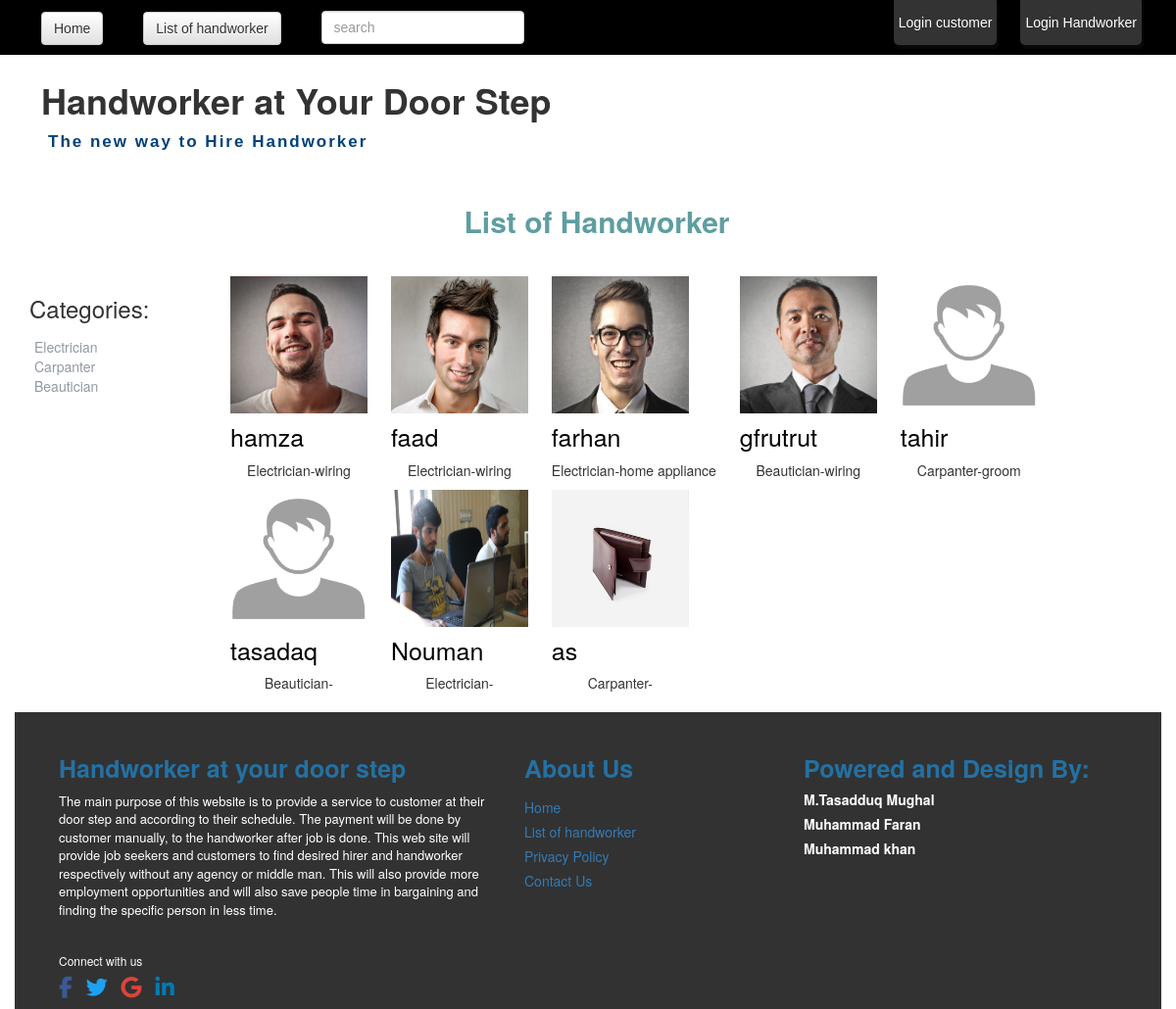
Screenshot of /List_of_Handworkers.php with the database file from the repository.
### tables this page shows
CREATE TABLE `category` (
  `category_id` int(11) NOT NULL,
  `category_name` varchar(30) NOT NULL
);

### List_of_Handworkers.php (the view, shortened to what this page needs)
<?php
include "conn.php";
?>
<!DOCTYPE html>
<html>
<head>
<?php include "links.php"; ?>
</head>
<body>
<div class="container-fluid">
<div class="row">
 <?php include "navigation.php"; ?>
	</div>
</div>
<div class="container-fluid" style="height: auto; background-color: transparent; border: 2px solid white; border-radius: 50px; padding-bottom: 20px;">
  <div class="logo" style="padding-top: 15px;">
      <div class="container">
              <h1 style="font-size: 36px; font-weight: bolder; ">Handworker at Your Door Step</h1>
              <p style="    font-family: arial;color: #034178;font-weight: bold;font-size: 17px;letter-spacing: 2px; padding-left: 17px; ">The new way to Hire Handworker </p>
              </div>
                      </div>
</div>
<div class="container-fluid back">
<?php
if(isset($_GET["cat_id"])){
 $cat_id_sw = $_GET["cat_id"];
}
else{
	$cat_id_sw = 0;
}
?>
<?php switch ($cat_id_sw ) {
	default:
		echo '<h2 style="font-weight: 900;
    padding-bottom: 30px;
    padding-left: 18px;
     color: cadetblue; text-align: center;">List of Handworker</h2>';
		break;
} ?>
    <div class="container">
<div class="row">
<div class="col-md-2">
	<h3>Categories:</h3>
	<?php
	$sql1 = "SELECT * FROM `category`";
	$result1 = mysqli_query($conn, $sql1);
	?>
	<ul style="list-style-type: none;padding: 5px;">
	<?php
	if (mysqli_num_rows($result1) > 0) {
    while($row = mysqli_fetch_assoc($result1)) {
	?>
	<li> <a style="color: #9199a1;" href="List_of_Handworkers.php?cat_id=<?php echo $row['category_id'] ?>" >  <?php echo $row['category_name']; ?></a></li>
		<?php
	}
} else {
    echo "0 results";
}
	?>
	</ul>
</div>
<div class="col-md-9">
	<ul class="list-inline worker">
<?php
    include "conn.php";
    if (isset($_GET["cat_id"]) )
    {
    	$cat_id = $_GET["cat_id"];
    	include "hw_catagorized.php";
    }
    else{
   		include "hw_un_catagorized.php";
    }
?>
	</ul>
	</div>
	</div>
</div>
<div class="container-fluid" style="background-color: #323232;">
<?php include "footer.php"; ?>
</div>
</body>
</html>

### links.php (shortened to what this page needs)
<link rel="stylesheet" href="css/bootstrap-theme.min.css">
   <link rel="stylesheet" type="text/css" href="css/bootstrap.css">
   <link rel="stylesheet" href="css/bootstrap-theme.min.css">
   <link rel="stylesheet" type="text/css" href="css/main.css">
   <link rel="stylesheet" type="text/css" href="http://fontawesome.io/assets/font-awesome/css/font-awesome.css">

### navigation.php (shortened to what this page needs)
<!DOCTYPE html>
<html>
<head>
    <?php include "links.php"; ?>
</head>
<body style="margin: 0px;">
<div class="container-fluid">
   <div class="row">
  <div class="navigation">
<div class="col-sm-12" style="background-color: #000000;">
<ul id="menu_login" class="list-inline" style="display: inline-block;  color: white; font-family: 'proxima-nova', sans-serif;">
	<li ><a class="btn btn-default" href="home.php">Home</a></li>
	<li><a class="btn btn-default" href="List_of_Handworkers.php">List of handworker</a></li>
	<li><form method="POST" action="search.php">
		<input name="q" class="search form-control" type="text"  placeholder="search" style="color: black;">
		</form></li>
</ul>
<ul id="menu-right" class="pull-right list-inline" style="font-family: 'proxima-nova', sans-serif;">
<?php if(!isset($_SESSION['login_user'])){ ?>
<li style="background-color: currentColor;"><a href="customer_login.php" class="customer-log">Login customer</a></li>
<?php } elseif(isset($_SESSION['login_user'])){ ?>
<li style="background-color: currentColor;"><a href="login_customer/logout_customer.php">Logout </a></li>
<?php } ?>
<?php if(!isset($_SESSION['hw_login_user']) ){  ?>
<li style="background-color: currentColor;" ><a href="login.php" class="handworker-log">Login Handworker</a></li>
<?php } elseif(isset($_SESSION['hw_login_user'] ) || isset( $_SESSION['login_user'] )){ ?>
<li style="background-color: currentColor;" ><a href="login_hw/logout_hw.php">Logout</a></li>
<?php } ?>
</ul>
	</div>
	</div>

### hw_un_catagorized.php (shortened to what this page needs)
<?php
$sql ="SELECT * FROM `view_handworkerwithcats`";
	$result = mysqli_query($conn, $sql);
	if (mysqli_num_rows($result) > 0)
	{
		while($row = mysqli_fetch_assoc($result))
		{
	?>
	<li><img src="dal/uploads/<?php echo $row["user_image"]; ?>" height="140" width="140" alt="<?php echo $row["user_name"]; ?>">
	<h5 style="font-size: 25px; color: black;"><?php echo $row["user_name"]; ?></h5><p style="text-align: center;"><?php echo $row['category_name'].'-'.$row['sub_category_name']; ?></p></li>
	<?php
		}
		} else {
		    echo "0 results";
		}
	?>

### footer.php
<link rel="stylesheet" href="css/style.css">
<div class="container">
<div class="col-sm-5 col-xs-12">
<h4 style="color:  #2471A3; padding-top: 34px; font-weight: bold; font-size: 25px;">Handworker at your door step</h4>
<p style="color: white; font-size: 13px;">The main purpose of this website is to provide a service to customer at their door step and according to their schedule. The payment will be done by customer manually, to the handworker after job is done.
 This web site will provide job seekers and customers to find desired hirer and handworker respectively without any agency or middle man. This will also provide more employment opportunities and will also save people time in bargaining and finding the specific person in less time.
</p>
<div class="social" style="color: white;">
 <h6 style="color: white; padding-top: 25px;">Connect with us</h6>
 <p><a href="#"><i class="fa fa-facebook" aria-hidden="true"></i></a>
 <a href="#"><i class="fa fa-twitter" aria-hidden="true"></i></a>
 <a href="#"><i class="fa fa-google" aria-hidden="true"></i></a>
 <a href="#"><i class="fa fa-linkedin" aria-hidden="true"></i></a>
 </p>
</div>
</div>
<div class="col-sm-3 col-xs-12" style="color: white;">
 <h5 style="padding-top: 34px;font-size: 25px; font-weight: bold; color: #2471A3;">About Us</h5>
 <ul class="link" style="list-style: none;padding: 0px;">
  <li><a href="home.php">Home</a></li>
  <li><a href="List_of_Handworkers.php">List of handworker</li>
  <li>Privacy Policy</li>
  <li>Contact Us</li>
 </ul>
</div>
<div class="col-sm-4 col-xs-8" style="color: white;">
<h5 style="padding-top: 34px;font-size: 25px; font-weight: bold; color: #2471A3;">Powered and Design By:</h5>
<h5 style="font-weight: bolder;">M.Tasadduq Mughal</h5>
<h5 style="font-weight: bolder;">Muhammad Faran</h5>
<h5 style="font-weight: bolder;">Muhammad khan</h5>
</div>
</div>

### css/main.css (style rules this page uses)
#menu_login li { padding-top: 11px; padding-left: 32px; }
#menu-right li { margin-bottom: -13px; border-radius: 0px 0px 5px 5px; box-shadow: 2px 4px 2px rgba(18, 18, 18, 0.49); background-color: #007CAA; text-align: center; z-index: 6; line-height: 46px; margin-right: 20px; }
#menu-right li a { color: white; }
.back { background-image: url('../img/back.jpg') background-size: cover; }
.social i { padding-right: 10px; font-size: 40px; color: blue; }
.link li { padding-top: 5px; }
body { margin: 20px; }
h1 { font-size: 1.5em; margin: 10px; }
.worker li { margin-left: 10px; }

### css/style.css (style rules this page uses)
i.fa.fa-facebook { color: #3B5998; }
i.fa.fa-twitter { color: #1DA1F2; }
i.fa.fa-google { color: #DB4437; }
i.fa.fa-linkedin { color: #007bb5; }
.social a i { font-size: 22px; }

### rows the page displays
category: category_name "Electrician"
category: category_name "Carpanter"
category: category_name "Beautician"

### other values shown
$row["user_name"] "hamza"
$row['category_name'] "Electrician"
$row['sub_category_name'] "wiring"
$row["user_name"] "faad"
$row["user_name"] "farhan"
$row['sub_category_name'] "home appliance"
$row["user_name"] "gfrutrut"
$row['category_name'] "Beautician"
$row["user_name"] "tahir"
$row['category_name'] "Carpanter"
$row['sub_category_name'] "groom"
$row["user_name"] "tasadaq"
$row["user_name"] "Nouman"
$row["user_name"] "as"
